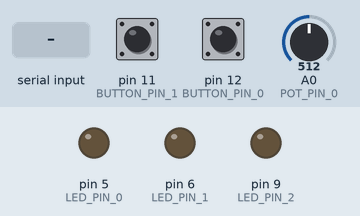
Recording of a sketch running on a simulated Arduino Uno, built with avr-gcc and run on an emulated ATmega328P. Parts: output pins drawn as LEDs (lit = HIGH). The test bench sets the inputs (shaded band); at power-on: A0 (POT_PIN_0) = 512, pin 11 (BUTTON_PIN_1) HIGH, pin 12 (BUTTON_PIN_0) HIGH. What the sketch prints to the serial monitor is not drawn.

Above: at 4.2 s.
4.3 s: "90,45,200\n" received over Serial
At 5.6 s:
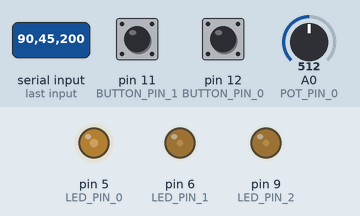
8.8 s: "30,150,10\n" received over Serial
At 9.9 s:
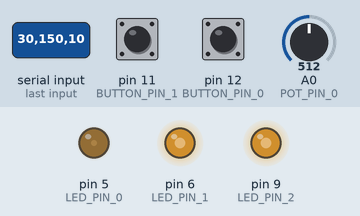
10.3 s: "1,90,45\n" received over Serial
At 11.3 s:
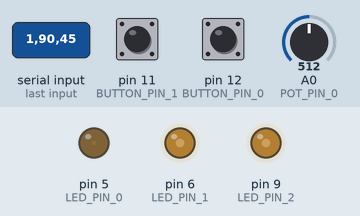
11.8 s: A0 (POT_PIN_0) set to 8
14.8 s: A0 (POT_PIN_0) set to 11
Timing chart, 0 to 17.3 s (numbered marks = the images above; inputs shaded):
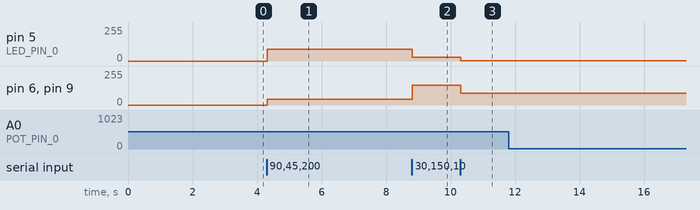

Measured:
- after the input at 4.3 s, pin 5 (LED_PIN_0): 0/255 → 90/255 at once; pin 6 (LED_PIN_1), pin 9 (LED_PIN_2): 0/255 → 45/255 at once
- after the input at 8.8 s, pin 5 (LED_PIN_0): 90/255 → 30/255 at once; pin 6 (LED_PIN_1), pin 9 (LED_PIN_2): 45/255 → 150/255 at once
- after the input at 10.3 s, pin 5 (LED_PIN_0): 30/255 → 1/255 at once; pin 6 (LED_PIN_1), pin 9 (LED_PIN_2): 150/255 → 90/255 at once
- after the input at 11.8 s, every drawn part: stays the same
- after the input at 14.8 s, every drawn part: stays the same

The sketch:

SerialFullDuplex.ino
```cpp
// The pin for the potentiometer input.
const int POT_PIN_0 = A0;

// The pin for the first button input.
const int BUTTON_PIN_0 = 12;

// The pin for the second button input.
const int BUTTON_PIN_1 = 11;

// The pin for the first led.
const int LED_PIN_0 = 5;

// The pin for the second led.
const int LED_PIN_1 = 6;

// The pin for the third led.
const int LED_PIN_2 = 9;

// The led brightness 0 set from the computer.
int ledBrightness_0 = 0;

// The led brightness 1 set from the computer.
int ledBrightness_1 = 0;

// The led brightness 2 set from the computer.
int ledBrightness_2 = 0;

// The input buffer.
String buffer;

void setup() {
  // Set up the first button.
  pinMode(BUTTON_PIN_0, INPUT_PULLUP);

  // Set up the second button.
  pinMode(BUTTON_PIN_1, INPUT_PULLUP);

  // Start our Serial device.
  Serial.begin(9600);
}

void loop() {
  readSerialData();
  writeSerialData();
}


void readSerialData()
{
  // As long as there is serial data available to read, repeat.
  while (Serial.available() > 0)
  {
    // Read the byte.
    char b = Serial.read();

    // End of line character.
    if (b == '\n')
    {
      int firstCommaIndex = buffer.indexOf(",", 0);
      int secondCommaIndex = buffer.indexOf(",", firstCommaIndex + 1);

      // The comma positions must be greater than -1.
      if (firstCommaIndex > -1 and secondCommaIndex > -1)
      {
        ledBrightness_0 = buffer.substring(0, firstCommaIndex).toInt();
        ledBrightness_1 = buffer.substring(firstCommaIndex + 1, secondCommaIndex).toInt();
        ledBrightness_2 = buffer.substring(secondCommaIndex + 1).toInt();

        analogWrite(LED_PIN_0, ledBrightness_0);
        analogWrite(LED_PIN_1, ledBrightness_1);
        analogWrite(LED_PIN_2, ledBrightness_1);
      }

      // Clear the buffer.
      buffer = "";
    }
    else
    {
      // If it's not the line feed character, add it to the buffer.
      buffer += b;
    }
  }
}


void writeSerialData()
{
  // Read the potentiometer value.
  int potValue = analogRead(POT_PIN_0);

  // Read the first button value.
  int buttonValue_0 = digitalRead(BUTTON_PIN_0);

  // Read the second button value.
  int buttonValue_1 = digitalRead(BUTTON_PIN_1);

  // Send the potentiometer value.
  // This can only send values between 0 - 1023.
  Serial.print(potValue);
  Serial.print(",");

  // Send the first button value.
  // This can only send values between 0 - 1.
  Serial.print(buttonValue_0);
  Serial.print(",");

  // Send the second button value.
  // This can only send values between 0 - 1.
  Serial.print(buttonValue_1);

  // Send the line feed character indicating that we are done sending this "packet".
  Serial.print('\n');
}
```
